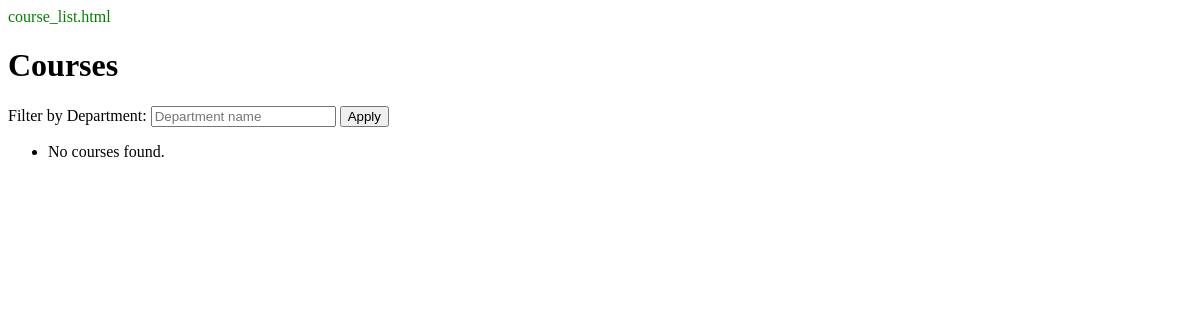
Page /courses/ (signed in) on the earlier database version.
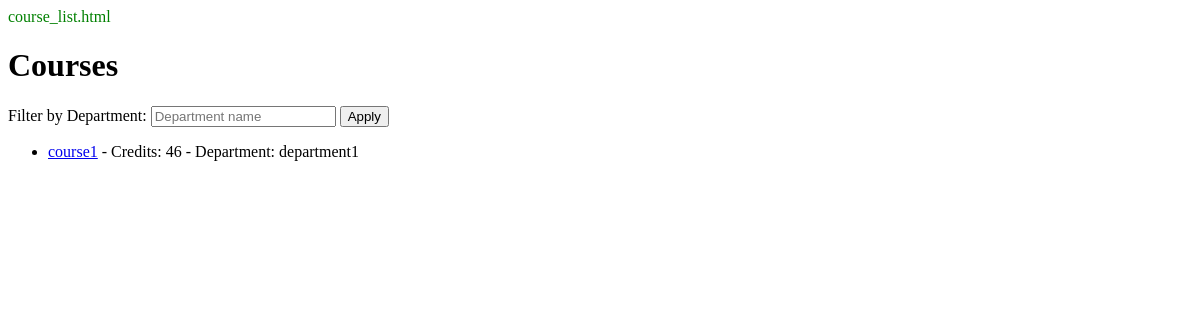
Same page on the later database version.
### academics/models.py (models this page shows, shortened)
class Course(models.Model):
    name = models.CharField(max_length=255)
    department = models.ForeignKey(
        Department,
        on_delete=models.CASCADE,
        related_name='courses',
    )
    credits = models.IntegerField()
    class Meta:
        ordering = ['name']

class Department(models.Model):
    name = models.CharField(max_length=255)
    chairperson = models.ForeignKey(
        settings.AUTH_USER_MODEL,
        on_delete=models.SET_NULL,
        null=True, blank=True,
        related_name='chaired_departments',
    )
    class Meta:
        ordering = ['name']

### academics/views.py (the view)
# urls.py: path('courses/', views.course_list, name='course_list'),
@login_required(login_url='/users/login/')
def course_list(request):
    courses = Course.objects.select_related('department')
    department = request.GET.get('department')
    if department:
        courses = courses.filter(
            department__name=department
    )
    return render(request, 'academics/course_list.html', {
        'courses': courses,
    })

### academics/templates/academics/course_list.html
<div style="color: green;">course_list.html</div>
<h1>Courses</h1>
<form method="get">
  <label for="department">Filter by Department:</label>
  <input id="department" name="department" value="{{ request.GET.department }}" placeholder="Department name" />
  <button type="submit">Apply</button>
</form>
<ul>
  {% for course in courses %}
    <li>
      <a href="{% url 'academics:course_detail' course.pk %}">{{ course.name }}</a> - Credits: {{ course.credits }}
      {% if course.department %} - Department: {{ course.department.name }}{% endif %}
    </li>
  {% empty %}
    <li>No courses found.</li>
  {% endfor %}
</ul>

Differences in the rows shown:
added Course: name "course1", credits "46", department.name "department1"
Other differences:
text no longer shown: "No courses found."
